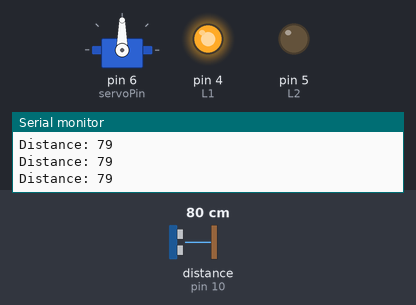
This sketch was run on a simulated Arduino Uno, built with avr-gcc and run on an emulated ATmega328P. Parts: servo, output pins drawn as LEDs (lit = HIGH), the last lines printed to the serial monitor. Wiring (inferred from the names in the program): ultrasonic range finder: trigger pin 9; echo pin 10. The inputs (shaded band) are chosen by the test bench; at power-on: distance to the obstacle (sensor on pin 10) 80 cm. The echo pulse lasts 58.3 µs per cm; pins used as bus, display or sensor lines are not drawn.

Above: at 1.2 s.
1.3 s: distance to the obstacle (sensor on pin 10) set to 35 cm
2.8 s: distance to the obstacle (sensor on pin 10) set to 29 cm
At 3.2 s:
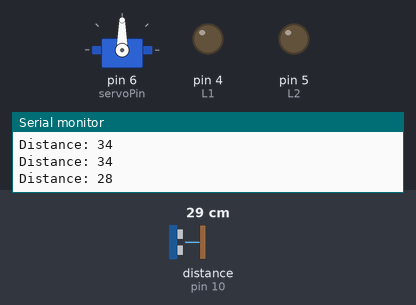
5.8 s: distance to the obstacle (sensor on pin 10) set to 120 cm
At 6.4 s:
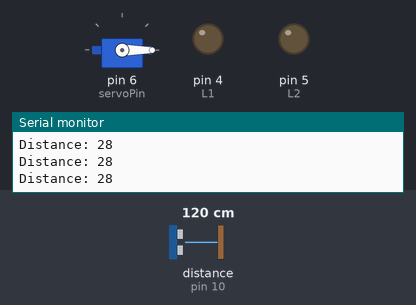
8.8 s: distance to the obstacle (sensor on pin 10) set to 2 cm
At 10.4 s:
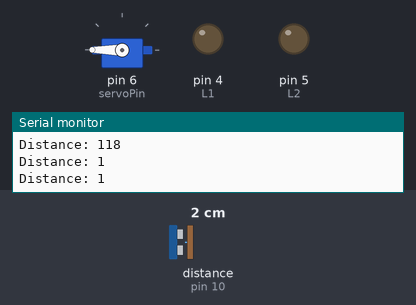
Timing chart, 0 to 12.8 s (numbered marks = the images above; inputs shaded):
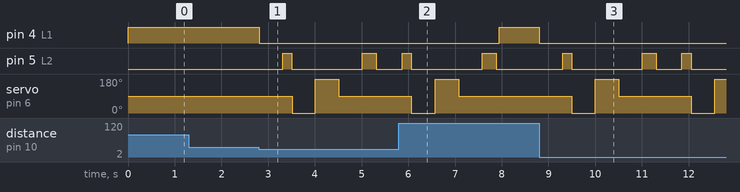

Measured:
- the behaviour switches between 32 and 31 cm on distance to the obstacle (sensor on pin 10) (found by bisection; images 0 and 1)
- after the input at 2.8 s, pin 4 (L1): HIGH → LOW at once; pin 5 (L2): LOW → HIGH after 0.51 s, → LOW 0.20 s later, → HIGH 1.5 s later, → LOW 0.30 s later; servo on pin 6 (servoPin): 90° → 0° after 0.71 s, → 180° 0.50 s later, → 90° 0.50 s later
- after the input at 5.8 s, pin 4 (L1): LOW → HIGH after 2.1 s; pin 5 (L2): goes on until 7.9 s, then stays LOW
- after the input at 8.8 s, pin 4 (L1): HIGH → LOW at once; pin 5 (L2): goes HIGH 0.20 s, LOW 1.5 s, HIGH 0.30 s, LOW 0.55 s, HIGH 0.20 s, then LOW, starting after 0.50 s; servo on pin 6 (servoPin): 90° → 0° after 0.70 s, → 180° 0.50 s later, → 90° 0.50 s later, → 0° 1.6 s later, … (5 changes in this stretch)

The sketch:

Obstacle_Avoiding_Robot.ino
```cpp
#include <Servo.h>
#include <Wire.h>

#define R1 2
#define R2 3
#define L1 4
#define L2 5

#define trigPin 9
#define echoPin 10

#define servoPin 6
Servo myServo;

long duration;
int distance, distanceRight, distanceLeft;

void setup() {
  // Set motor control pins as output
  pinMode(R1, OUTPUT);
  pinMode(R2, OUTPUT);
  pinMode(L1, OUTPUT);
  pinMode(L2, OUTPUT);

  // Set ultrasonic sensor pins
  pinMode(trigPin, OUTPUT);
  pinMode(echoPin, INPUT);

  // Attach the servo motor
  myServo.attach(servoPin);
  myServo.write(90);  // Set servo to forward position (90 degrees)

  // Initialize serial for debugging
  Serial.begin(9600);


}

void loop() {
  distance = getDistance();

  if (distance > 0 && distance <= 30) {
    moveStop();
    delay(500);
    moveBackward();
    delay(200);
    moveStop();
    distanceRight = lookRight();
    distanceLeft = lookLeft();
delay(500);


    if (distanceRight > distanceLeft) {
      turnRight();
    } else {
      turnLeft();
    }

    delay(300);
    moveStop();
  } else {
    moveForward();
  }

  delay(50);
}

// Function to get the distance from the ultrasonic sensor
int getDistance() {
  // Trigger the ultrasonic pulse
  digitalWrite(trigPin, LOW);
  delayMicroseconds(2);
  digitalWrite(trigPin, HIGH);
  delayMicroseconds(10);
  digitalWrite(trigPin, LOW);

  // Read the echo time with a timeout of 20000 microseconds
  duration = pulseIn(echoPin, HIGH, 20000);  // Timeout in case of no echo

  // If duration is zero, no echo was received
  if (duration == 0) {
    Serial.println("No echo received");
    return 0;
  }

  // Calculate the distance in cm
  int distance = duration * 0.034 / 2;

  // Print the distance to the Serial Monitor
  Serial.print("Distance: ");
  Serial.println(distance);

  return distance;
}

// Look to the right
int lookRight() {
  myServo.write(0);
  delay(500);
  int distance = getDistance();
  myServo.write(90);  // Reset to forward position
  return distance;
}

// Look to the left
int lookLeft() {
  myServo.write(180);
  delay(500);
  int distance = getDistance();
  myServo.write(90);  // Reset to forward position
  return distance;
}

// Move functions
void moveForward() {
  digitalWrite(R1, HIGH);
  digitalWrite(R2, LOW);
  digitalWrite(L1, HIGH);
  digitalWrite(L2, LOW);
}

void moveBackward() {
  digitalWrite(R1, LOW);
  digitalWrite(R2, HIGH);
  digitalWrite(L1, LOW);
  digitalWrite(L2, HIGH);
}

void turnRight() {
  digitalWrite(R1, LOW);
  digitalWrite(R2, HIGH);
  digitalWrite(L1, HIGH);
  digitalWrite(L2, LOW);
}

void turnLeft() {
  digitalWrite(R1, HIGH);
  digitalWrite(R2, LOW);
  digitalWrite(L1, LOW);
  digitalWrite(L2, HIGH);
}

void moveStop() {
  digitalWrite(R1, LOW);
  digitalWrite(R2, LOW);
  digitalWrite(L1, LOW);
  digitalWrite(L2, LOW);
}
```
